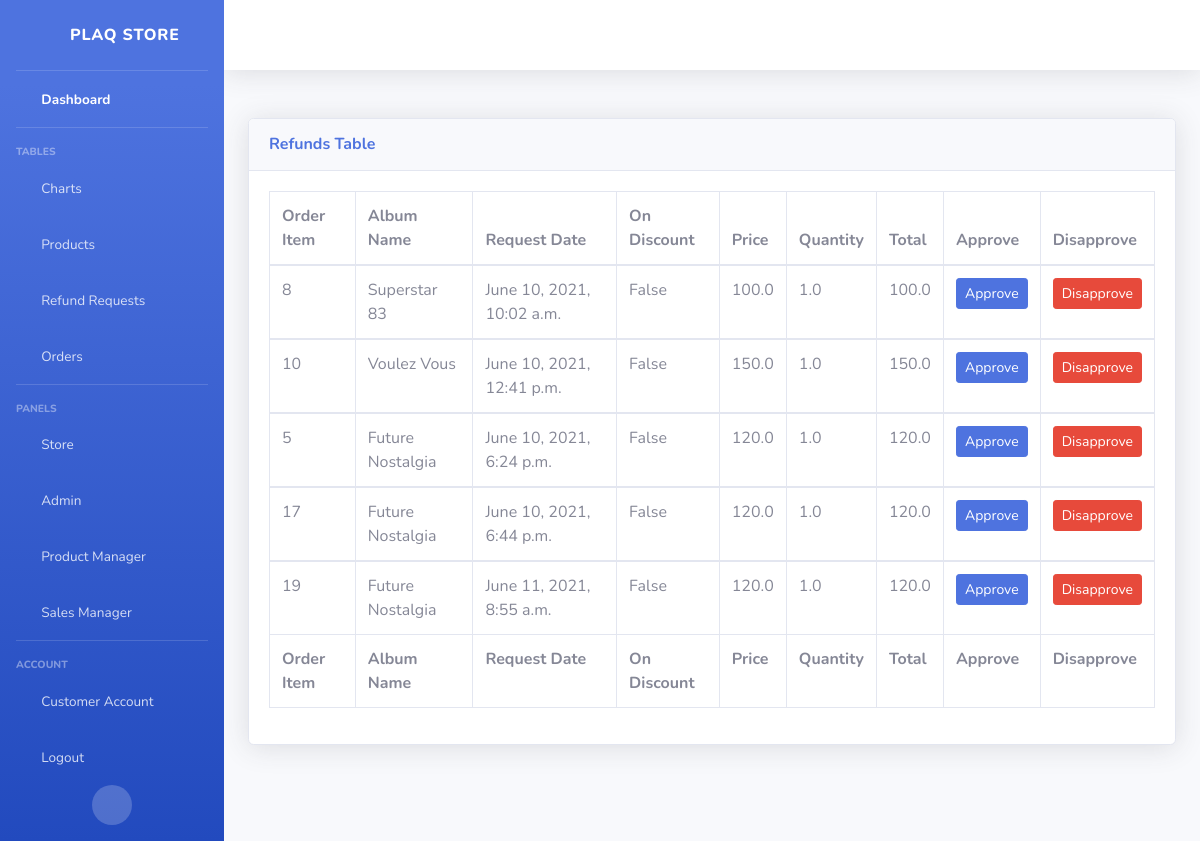
Page /refunds/ (signed in) on the earlier database version.
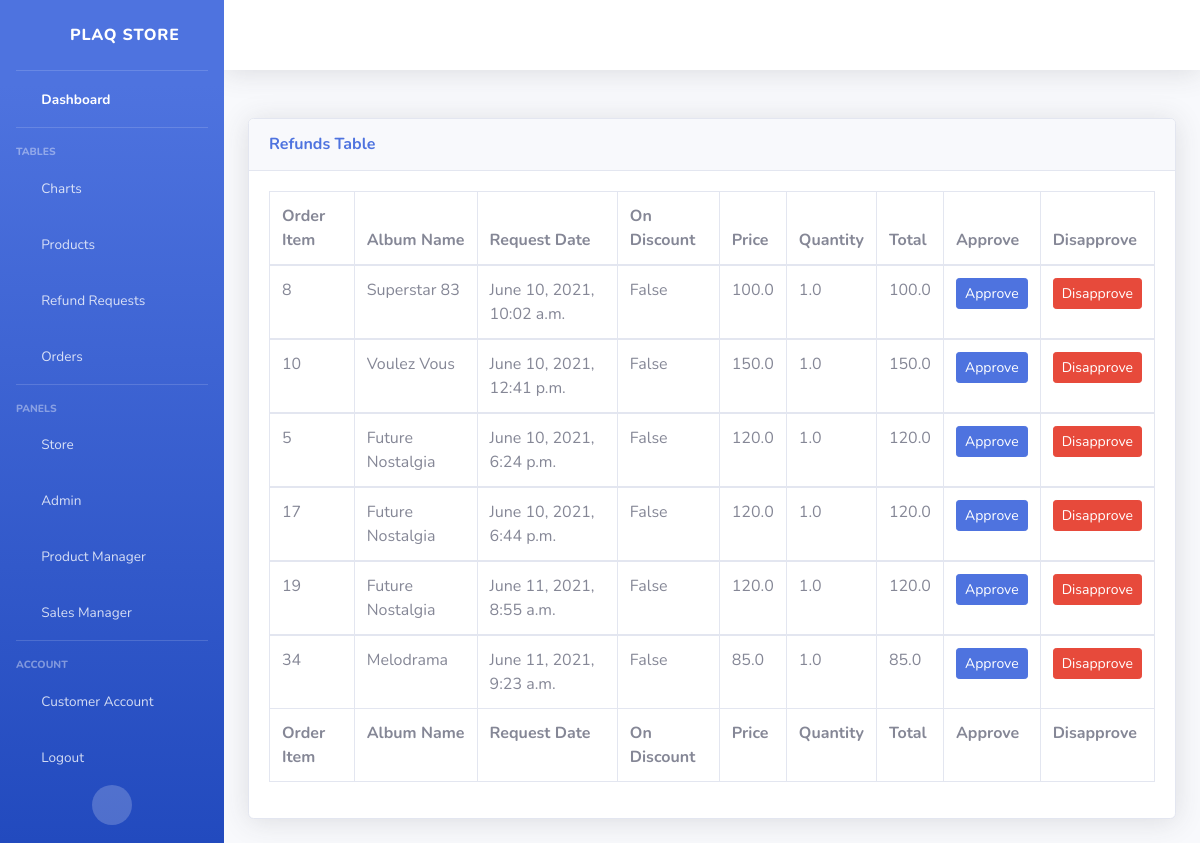
Same page on the later database version.
### store/models.py (models this page shows, shortened)
class Refund(models.Model):
    class Approval(models.IntegerChoices):
        PENDING = 1
        APPROVED = 2
        DISAPPROVED = 3
    order_item = models.ForeignKey(OrderItem, on_delete=models.SET_NULL, null=True)
    approval = models.IntegerField(choices=Approval.choices, default=1)
    onDiscount = models.BooleanField(default= False)
    price = models.FloatField(default=0, null=True, blank=True)
    quantity = models.FloatField(default=0, null=True, blank=True)
    total = models.FloatField(default=0, null=True, blank=True)
    request_date = models.DateTimeField(auto_now_add=True)

class OrderItem(models.Model):
    product = models.ForeignKey(Product, on_delete=models.SET_NULL, null=True, related_name='rating')
    order = models.ForeignKey(Order, on_delete=models.SET_NULL, null=True)
    quantity = models.IntegerField(default=0, null=True, blank=True)
    date_added = models.DateTimeField(auto_now_add=True)
    refund_request = models.BooleanField(default=False, null=True)
    rating = models.IntegerField(default=0, null=True,
        validators=[
            MaxValueValidator(5),
            MinValueValidator(0),
        ]
        )
    def __str__(self):
        return str(self.id)

class Product(models.Model):
    model_no = models.CharField(max_length=200, blank=True, null=True)
    album_name = models.CharField(max_length=200, blank=False)
    artist_name = models.CharField(max_length=200, blank=False)
    description = models.CharField(max_length=500, blank=True, null=True)
    genre = models.CharField(max_length=200, blank=True, null=True)
    warranty = models.CharField(max_length=200, blank=True, null=True)
    distributor = models.CharField(max_length=200, blank=True, null=True)
    price = models.FloatField()
    stock = models.IntegerField(default=0, null=True, blank=True)
    onDiscount = models.BooleanField(default= False)
    image = models.ImageField(blank=True, null=True)

### mysite/decorators.py (the view)
    def wrapper_func(request, *args, **kwargs):
        group_list = []
        user = request.user
        for groups in user.groups.all():
            group_list.append(groups.name)
        if 'sales manager' in group_list:
            return view_func(request, *args, **kwargs)
        else:
            return redirect('store')

### sales_manager/views.py (called while the page is built)
@sales_manager
def refund(request):
    refunds = Refund.objects.filter(approval=1)
    context={'refunds': refunds}
    return render(request, "sales_manager/refunds.html", context)

### sales_manager/templates/sales_manager/refunds.html
{% include 'sales_manager/sales_manager_base.html' %}
{% load static %}
{%block content%}
<div class="card shadow mb-4">
    <div class="card-header py-3">
        <h6 class="m-0 font-weight-bold text-primary">Refunds Table</h6>
    </div>
    <div class="card-body">
        <div class="table-responsive">
            <table class="table table-bordered" id="dataTable" width="100%" cellspacing="0">
                <thead>
                    <tr>
                        <th>Order Item</th>
                        <th>Album Name</th>
                        <th>Request Date</th>
                        <th>On Discount</th>
                        <th>Price</th>
                        <th>Quantity</th>
                        <th>Total</th>
                        <th>Approve</th>
                        <th>Disapprove</th>
                    </tr>
                </thead>
                <tfoot>
                    <tr>
                        <th>Order Item</th>
                        <th>Album Name</th>
                        <th>Request Date</th>
                        <th>On Discount</th>
                        <th>Price</th>
                        <th>Quantity</th>
                        <th>Total</th>
                        <th>Approve</th>
                        <th>Disapprove</th>
                    </tr>
                </tfoot>
                {% for refund in refunds %}
                <tbody>
                    <tr>
                        <td>{{refund.order_item}}</td>
                        <td>{{refund.order_item.product.album_name}}</td>
                        <td>{{refund.request_date}}</td>
                        <td>{{refund.onDiscount}}</td>
                        <td>{{refund.price}}</td>
                        <td>{{refund.quantity}}</td>
                        <td>{{refund.total}}</td>
                        <td><a class="btn btn-sm btn-primary" href="{% url 'approve-refund' refund.id %}">Approve</a></td>
                        <td><a class="btn btn-sm btn-danger" href="{% url 'disapprove-refund' refund.id %}">Disapprove</a></td>
                    </tr>
                    {% endfor %}
                </tbody>
            </table>
        </div>
    </div>
</div>
{%endblock content %}

### sales_manager/templates/sales_manager/sales_manager_base.html (shortened to what this page needs)
<!DOCTYPE html>
<html lang="en">
{%load static %}
<head>
    <link href="{% static 'vendor/fontawesome-free/css/all.min.css' %}" rel="stylesheet" type="text/css">
    <link href="{% static 'css/sb-admin-2.min.css' %}" rel="stylesheet">
</head>
<body id="page-top">
    <div id="wrapper">
        <ul class="navbar-nav bg-gradient-primary sidebar sidebar-dark accordion" id="accordionSidebar">
            <a class="sidebar-brand d-flex align-items-center justify-content-center" href="/product-manager">
                <div class="sidebar-brand-icon rotate-n-15">
                    <i class="fas fa-laugh-wink"></i>
                </div>
                <div class="sidebar-brand-text mx-3">PLAQ Store</div>
            </a>
            <hr class="sidebar-divider my-0">
            <li class="nav-item active">
                <a class="nav-link" href="/sales-manager">
                    <i class="fas fa-fw fa-tachometer-alt"></i>
                    <span>Dashboard</span></a>
            </li>
            <hr class="sidebar-divider">
            <div class="sidebar-heading">
                Tables
            </div>
            <li class="nav-item">
                <a class="nav-link" href="/chart">
                    <i class="fas fa-fw fa-chart-area"></i>
                    <span>Charts</span></a>
            </li>
            <li class="nav-item">
                <a class="nav-link" href="/sales-manager">
                    <i class="fas fa-fw fa-table"></i>
                    <span>Products</span></a>
            </li>
            <li class="nav-item">
                <a class="nav-link" href="/refunds">
                    <i class="fas fa-fw fa-table"></i>
                    <span>Refund Requests</span></a>
            </li>
            <li class="nav-item">
                <a class="nav-link" href="/sales-orders">
                    <i class="fas fa-fw fa-table"></i>
                    <span>Orders</span></a>
            </li>
            <hr class="sidebar-divider d-none d-md-block">
            <div class="sidebar-heading">
                Panels
            </div>
            <li class="nav-item">
                <a class="nav-link" href="/">
                    <i class="fas fa-fw fa-cart-arrow-down"></i>
                    <span>Store</span></a>
            </li>
            {% if user.is_superuser%}
            <li class="nav-item">
                <a class="nav-link" href="#">
                    <i class="fas fa-fw fa-user-shield"></i>
                    <span>Admin</span></a>
            </li>
            {% endif%}
            {% for group in user.groups.all %}
                {% if group.name == 'product manager' %}
                    <li class="nav-item">
                        <a class="nav-link" href="/product-manager">
                            <i class="fas fa-fw fa-box-open"></i>
                            <span>Product Manager</span></a>
                    </li>
                {%elif group.name == 'sales manager' %}
                    <li class="nav-item">
                        <a class="nav-link" href="/sales-manager">
                            <i class="fas fa-fw fa-cash-register"></i>
                            <span>Sales Manager</span></a>
                    </li>
                {%endif%}
            {%endfor%}
            <hr class="sidebar-divider d-none d-md-block">
            <div class="sidebar-heading">
                Account
            </div>
            <li class="nav-item">
                <a class="nav-link" href="/account">
                    <i class="fas fa-fw fa-address-card"></i>
                    <span>Customer Account</span></a>
            </li>
            <li class="nav-item">
                <a class="nav-link" href="/logout">
                    <i class="fas fa-fw fa-sign-out-alt"></i>
                    <span>Logout</span></a>
            </li>
            <div class="text-center d-none d-md-inline">
                <button class="rounded-circle border-0" id="sidebarToggle"></button>
            </div>
        </ul>
        <div id="content-wrapper" class="d-flex flex-column">
            <div id="content">
                <nav class="navbar navbar-expand navbar-light bg-white topbar mb-4 static-top shadow">
                </nav>
                <div class="container-fluid">
                    <div class="row">
                    <div class="row">
        </div>
    </div>
</body>
</html>

Differences in the rows shown:
added Refund: order_item "34", order_item.product.album_name "Melodrama", request_date "June 11, 2021, 9:23 a.m.", onDiscount "False", price "85.0", quantity "1.0", total "85.0"
